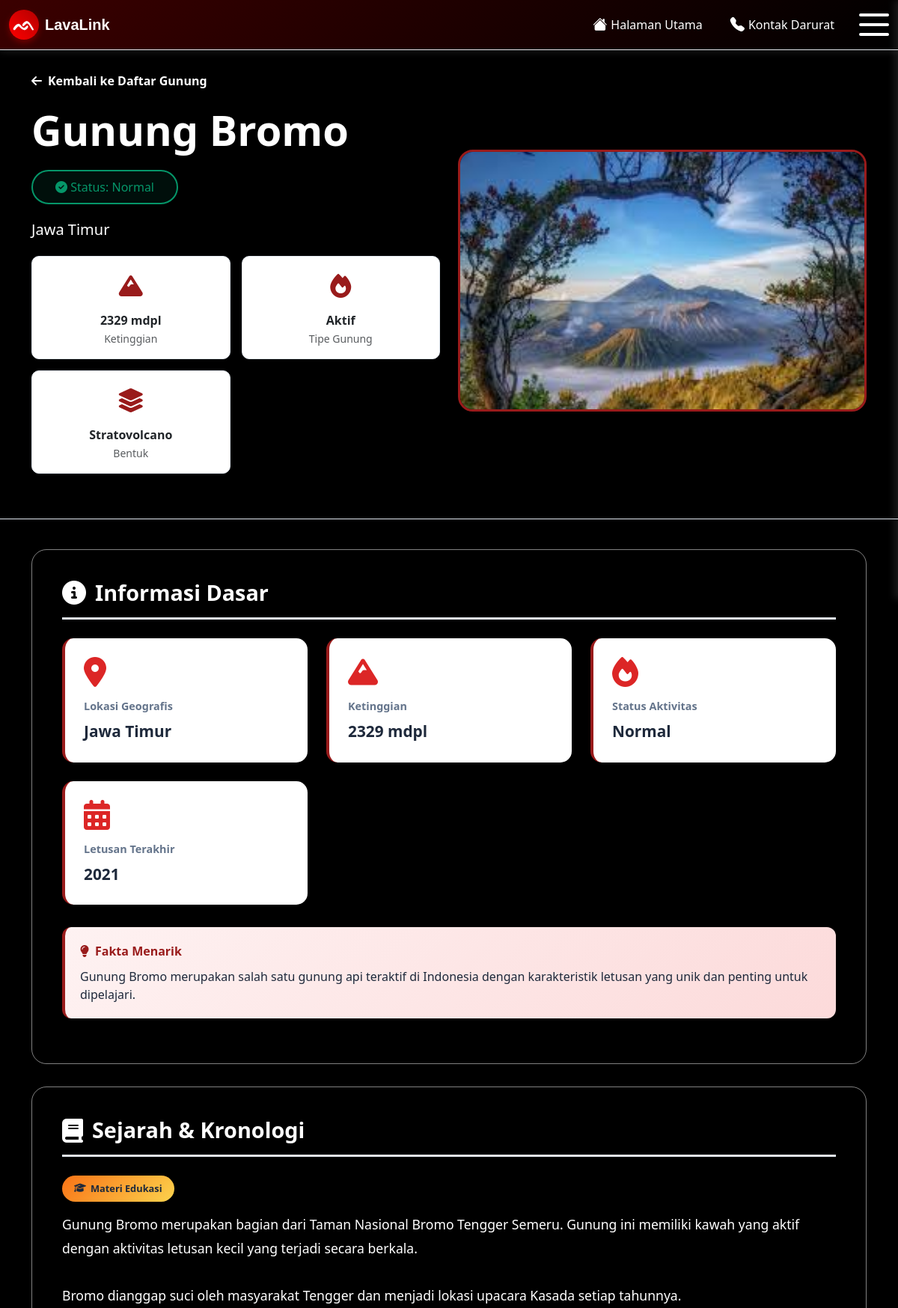
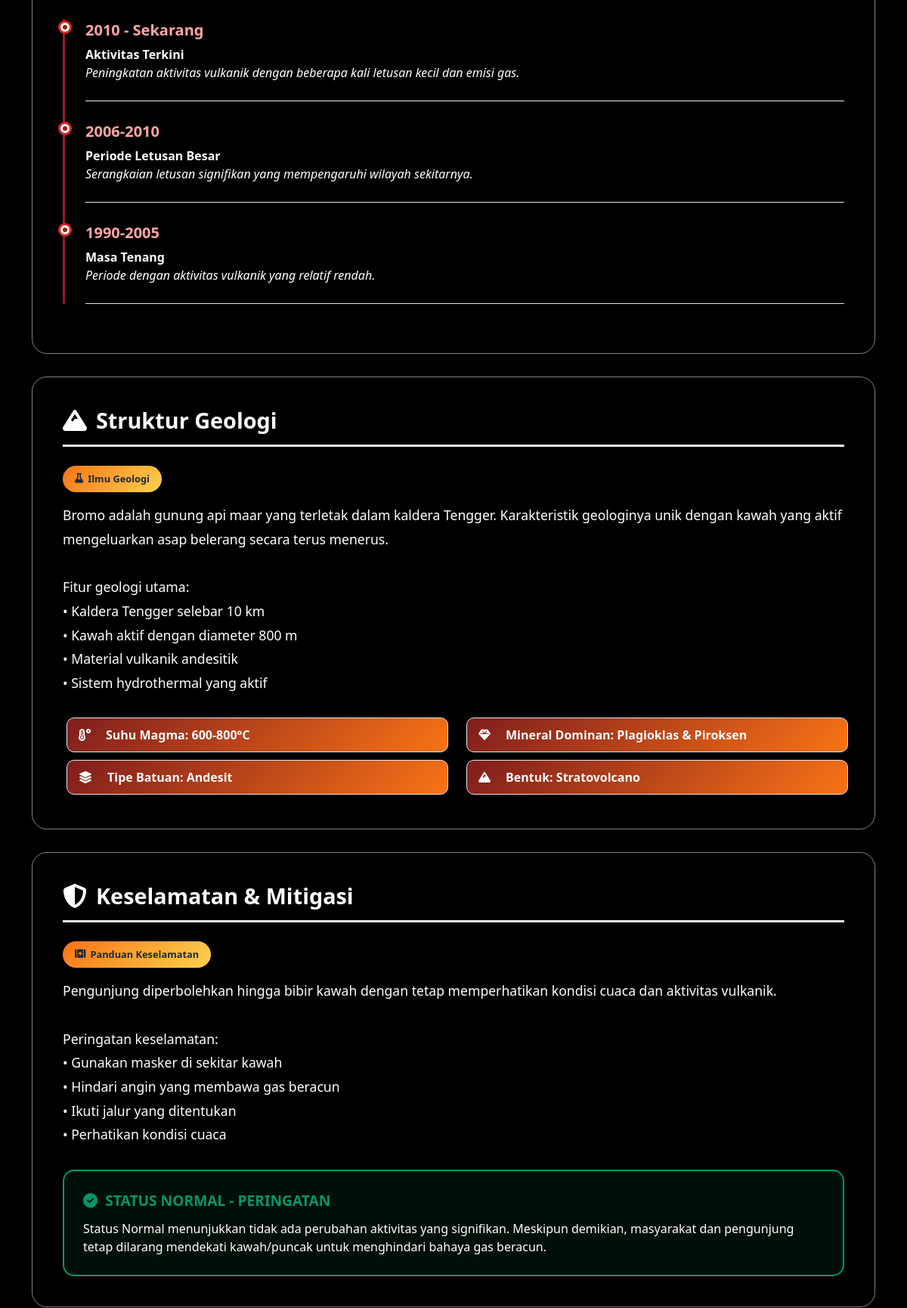
Page /detail_gunung.php?id=3 (upper part) on the committed database (2 pictures, top to bottom).
### tables this page shows
CREATE TABLE `data_gunung` (
  `id` int(11) NOT NULL,
  `nama_gunung` varchar(100) DEFAULT NULL,
  `lokasi` varchar(100) DEFAULT NULL,
  `lat` decimal(10,6) DEFAULT NULL,
  `lon` decimal(10,6) DEFAULT NULL,
  `ketinggian` int(11) DEFAULT NULL,
  `sejarah` text DEFAULT NULL,
  `geologi` text DEFAULT NULL,
  `status` varchar(20) DEFAULT NULL,
  `rekomendasi` text DEFAULT NULL,
  `jalur_evakuasi` text DEFAULT NULL,
  `zona_merah` text DEFAULT NULL,
  `zona_kuning` text DEFAULT NULL,
  `zona_hijau` text DEFAULT NULL,
  `titik_kumpul` text DEFAULT NULL,
  `gambar` varchar(255) DEFAULT NULL,
  `tipe_gunung` varchar(50) DEFAULT NULL,
  `bentuk_gunung` varchar(50) DEFAULT NULL,
  `letusan_terakhir` varchar(100) DEFAULT NULL,
  `suhu_magma` varchar(100) DEFAULT NULL,
  `tipe_batuan` varchar(100) DEFAULT NULL,
  `mineral_dominan` varchar(100) DEFAULT NULL,
  `created_at` timestamp NOT NULL DEFAULT current_timestamp(),
  `update_at` timestamp NOT NULL DEFAULT current_timestamp() ON UPDATE current_timestamp()
);

### detail_gunung.php (the view, shortened to what this page needs)
<?php
include 'koneksi.php';
$id = $_GET['id'] ?? null;
$query = "SELECT * FROM data_gunung WHERE id = ?";
$stmt = mysqli_prepare($conn, $query);
mysqli_stmt_bind_param($stmt, "i", $id);
mysqli_stmt_execute($stmt);
$result = mysqli_stmt_get_result($stmt);
$gunung = mysqli_fetch_assoc($result);
$status_class = 'tag-normal';
$status_icon = 'fas fa-check-circle';
$status_text = 'Normal';
$status_color = '#059669';
$status_bg = 'rgba(5, 150, 105, 0.1)';
?>
<!DOCTYPE html>
<html lang="id">
<head>
    <link rel="stylesheet" href="https://cdnjs.cloudflare.com/ajax/libs/font-awesome/6.4.0/css/all.min.css">
    <link rel="stylesheet" href="styles_css/detail_gunung.css">
</head>
<body style="background-color: black;">
    <header>
    </header>
    <section class="detail-hero">
        <div class="container">
            <div class="row align-items-center">
                <div class="col-lg-6">
                    <a href="info_gunung.php" class="btn-back" style="color: white;">
                        <i class="fas fa-arrow-left"></i>Kembali ke Daftar Gunung
                    </a>
                    <h1 class="display-4 fw-bold mb-3" style="color: white; padding-bottom: 15px"><?php echo $gunung['nama_gunung']; ?></h1>
                    <span class="alert" style="
                        background: <?php echo $status_bg; ?>;
                        color: <?php echo $status_color; ?>;
                        border: 2px solid <?php echo $status_color ?>; padding: 10px 30px; border-radius: 100px;
                    ">
                        <i class="<?php echo $status_icon; ?>"></i> Status: <?php echo $gunung['status']; ?>
                    </span>
                    <p style="color: white; font-size: 20px;"><br><?php echo $gunung['lokasi']; ?></p>
                    <div class="volcano-features">
                        <div class="feature-item">
                            <div class="feature-icon">
                                <i class="fas fa-mountain"></i>
                            </div>
                            <div class="fw-bold"><?php echo $gunung['ketinggian']; ?> mdpl</div>
                            <small class="text-muted">Ketinggian</small>
                        </div>
                        <div class="feature-item">
                            <div class="feature-icon">
                                <i class="fas fa-fire"></i>
                            </div>
                            <div class="fw-bold">Aktif</div>
                            <small class="text-muted">Tipe Gunung</small>
                        </div>
                        <div class="feature-item">
                            <div class="feature-icon">
                                <i class="fas fa-layer-group"></i>
                            </div>
                            <div class="fw-bold">Stratovolcano</div>
                            <small class="text-muted">Bentuk</small>
                        </div>
                    </div>
                </div>
                <div class="col-lg-6">
                    <img src="image/<?php echo $gunung['gambar']; ?>" class="volcano-image" alt="<?php echo $gunung['nama_gunung']; ?>" onerror="this.onerror=null; this.src='https://placehold.co/600x350/7f1d1d/ffffff?text=GUNUNG+API'">
                </div>
            </div>
        </div>
    </section>
    <div class="container">
        <section>
            <div class="content-section">
                <h2 class="section-title">
                    <i class="fas fa-info-circle"></i>Informasi Dasar
                </h2>
                <div class="info-grid">
                    <div class="info-card">
                        <i class="fas fa-map-marker-alt"></i>
                        <div class="info-label">Lokasi Geografis</div>
                        <div class="info-value"><?php echo $gunung['lokasi']; ?></div>
                    </div>
                    <div class="info-card">
                        <i class="fas fa-mountain"></i>
                        <div class="info-label">Ketinggian</div>
                        <div class="info-value"><?php echo $gunung['ketinggian']; ?> mdpl</div>
                    </div>
                    <div class="info-card">
                        <i class="fas fa-fire"></i>
                        <div class="info-label">Status Aktivitas</div>
                        <div class="info-value"><?php echo $gunung['status']; ?></div>
                    </div>
                    <div class="info-card">
                        <i class="fas fa-calendar-alt"></i>
                        <div class="info-label">Letusan Terakhir</div>
                        <div class="info-value"><?php echo $gunung['letusan_terakhir']; ?></div>
                    </div>
                </div>
                <div class="fact-box">
                    <div class="fact-title">
                        <i class="fas fa-lightbulb"></i>
                        Fakta Menarik
                    </div>
                    <p class="mb-0"><?php echo $gunung['nama_gunung']; ?> merupakan salah satu gunung api teraktif di Indonesia dengan karakteristik letusan yang unik dan penting untuk dipelajari.</p>
                </div>
            </div>
        </section>
        <section>
            <div class="content-section">
                <h2 class="section-title">
                    <i class="fas fa-book"></i>Sejarah & Kronologi
                </h2>
                <span class="edu-badge">
                    <i class="fas fa-graduation-cap"></i>Materi Edukasi
                </span>
                <div class="text-content">
                    <?php echo nl2br($gunung['sejarah']); ?>
                </div>
                <div class="timeline">
                    <div class="timeline-item">
                        <div class="timeline-date">2010 - Sekarang</div>
                        <div class="fw-bold">Aktivitas Terkini</div>
                        <p class="mb-0"><i>Peningkatan aktivitas vulkanik dengan beberapa kali letusan kecil dan emisi gas.</i></p>
                    </div>
                    <div class="timeline-item">
                        <div class="timeline-date">2006-2010</div>
                        <div class="fw-bold">Periode Letusan Besar</div>
                        <p class="mb-0"><i>Serangkaian letusan signifikan yang mempengaruhi wilayah sekitarnya.</i></p>
                    </div>
                    <div class="timeline-item">
                        <div class="timeline-date">1990-2005</div>
                        <div class="fw-bold">Masa Tenang</div>
                        <p class="mb-0"><i>Periode dengan aktivitas vulkanik yang relatif rendah.</i></p>
                    </div>
                </div>
            </div>
        </section>
        <section>
            <div class="content-section">
                <h2 class="section-title">
                    <i class="fas fa-mountain"></i>Struktur Geologi
                </h2>
                <span class="edu-badge">
                    <i class="fas fa-flask"></i>Ilmu Geologi
                </span>
                <div class="text-content">
                    <?php echo nl2br($gunung['geologi']); ?>
                </div>
                <div class="row mt-4">
                    <div class="col-md-6">
                        <div class="stat-badge">
                            <i class="fas fa-temperature-high"></i>
                            Suhu Magma: <?php echo ($gunung['suhu_magma']); ?>
                        </div>
                        <div class="stat-badge">
                            <i class="fas fa-layer-group"></i>
                            Tipe Batuan: <?php echo ($gunung['tipe_batuan']); ?>
                        </div>
                    </div>
                    <div class="col-md-6">
                        <div class="stat-badge">
                            <i class="fas fa-gem"></i>
                            Mineral Dominan: <?php echo ($gunung['mineral_dominan']); ?>
                        </div>
                        <div class="stat-badge">
                            <i class="fas fa-mountain"></i>
                            Bentuk: <?php echo ($gunung['bentuk_gunung']); ?>
                        </div>
                    </div>
                </div>
            </div>
        </section>
        <section>
            <div class="content-section">
                <h2 class="section-title">
                    <i class="fas fa-shield-alt"></i>Keselamatan & Mitigasi
                </h2>
                <span class="edu-badge">
                    <i class="fas fa-first-aid"></i>Panduan Keselamatan
                </span>
                <div class="text-content">
                    <?php echo nl2br($gunung['rekomendasi']); ?>
                </div>
                <div class="alert-box" style="
                    background: <?php echo $status_bg; ?>;
                    border: 2px solid <?php echo $status_color; ?>;
                ">
                    <div class="alert-title" style="color: <?php echo $status_color; ?>;">
                        <i class="<?php echo $status_icon; ?>"></i>
                        STATUS <?php echo strtoupper($status_text); ?> - PERINGATAN
                    </div>
                    <p class="mb-0" style="color:white">
                        <?php if ($status_class == 'tag-siaga'): ?>
                            Status Siaga menunjukkan adanya peningkatan aktivitas vulkanik yang nyata. Masyarakat di wilayah terdampak harus meningkatkan kewaspadaan, berada di luar radius bahaya yang ditetapkan, dan mengikuti instruksi evakuasi dari pemerintah daerah.
                        <?php elseif ($status_class == 'tag-waspada'): ?>
                            Status Waspada menandakan mulai terjadinya peningkatan aktivitas di atas normal. Masyarakat di sekitar gunung diimbau untuk tetap tenang, tidak mendekati area kawah, dan selalu memantau perkembangan informasi resmi.
                        <?php elseif ($status_class == 'tag-awas'): ?>
                            Status Awas adalah tingkat peringatan tertinggi dan mengindikasikan bahwa letusan besar kemungkinan akan terjadi dalam waktu dekat. Seluruh masyarakat di area rawan bencana (KRB) wajib segera mengevakuasi diri ke lokasi aman.
                        <?php else: ?>
                            Status Normal menunjukkan tidak ada perubahan aktivitas yang signifikan. Meskipun demikian, masyarakat dan pengunjung tetap dilarang mendekati kawah/puncak untuk menghindari bahaya gas beracun.
                        <?php endif; ?>
                    </p>
                </div>
            </div>
        </section>
    </div>
</body>
</html>

### styles_css/navbar.css (style rules this page uses)
#custom-navbar { background: linear-gradient(135deg, #3b0000ff 0%, #000000ff 100%); box-shadow: 0 2px 10px rgba(255, 255, 255, 0.1); border-bottom: 1px solid #dee2e6; transition: all 0.3s ease; animation: navbarFadeIn 0.8s ease-out; position: fixed; top: 0px; z-index: 9999; }
.navbar-brand { font-family: 'Arial', sans-serif; color: #574949ff; transition: transform 0.3s ease; }
.logo-sb { background: linear-gradient(45deg, #ff0000ff, #b30000ff); color: white; font-weight: bold; font-size: 1.5rem; width: 40px; height: 40px; display: flex; align-items: center; justify-content: center; border-radius: 50%; box-shadow: 0 4px 8px rgba(255, 0, 0, 0.3); transition: all 0.3s ease; }
.icon-btn-custom { display: inline-flex; align-items: center; justify-content: center; padding: 8px 12px; margin: 0 5px; color: #ffffffff; background: transparent; border: none; border-radius: 8px; transition: all 0.3s ease; position: relative; overflow: hidden; animation: fadeInUp 0.6s ease-out; }
.icon-btn-custom::before { content: ''; position: absolute; top: 0; left: -100%; width: 100%; height: 100%; background: linear-gradient(90deg, transparent, rgba(255, 0, 0, 0.2), transparent); transition: left 0.5s ease; }
.icon-btn-custom i { font-size: 1.2rem; margin-right: 5px; }
.icon-btn-custom span { font-weight: 500; }
#burgermenu { cursor: pointer; width: 40px; height: 30px; display: flex; flex-direction: column; justify-content: space-between; z-index: 110; background-color: black; }
.line { transition: 500ms; width: 100%; height: 4px; background-color: #ffffffff; border-radius: 1rem; }

### styles_css/footer.css (style rules this page uses)
body { display: flex; flex-direction: column; overflow-x: hidden; background: #F5F7FA; min-height: 100vh; margin: 0; }

### rows in the picture
data_gunung: nama_gunung "Gunung Bromo", status "Normal", lokasi "Jawa Timur", ketinggian "2329", gambar (picture), letusan_terakhir "2021", sejarah "Gunung Bromo merupakan bagian dari Taman Nasional Bromo Tengger Semeru. Gunung ini memiliki kawah yang aktif dengan aktivitas letusan kecil yang terjadi secara berkala. Bromo dianggap suci oleh masyarakat Tengger dan menjadi lokasi upacara Kasada setiap tahunnya.", geologi "Bromo adalah gunung api maar yang terletak dalam kaldera Tengger. Karakteristik geologinya unik dengan kawah yang aktif mengeluarkan asap belerang secara terus menerus. Fitur geologi utama: • Kaldera Tengger selebar 10 km • Kawah aktif dengan diameter 800 m • Material vulkanik andesitik • Sistem hydrothermal yang aktif", suhu_magma "600-800°C", tipe_batuan "Andesit", mineral_dominan "Plagioklas & Piroksen", bentuk_gunung "Stratovolcano", rekomendasi "Pengunjung diperbolehkan hingga bibir kawah dengan tetap memperhatikan kondisi cuaca dan aktivitas vulkanik. Peringatan keselamatan: • Gunakan masker di sekitar kawah • Hindari angin yang membawa gas beracun • Ikuti jalur yang ditentukan • Perhatikan kondisi cuaca"

### other values in the picture
$status_text "NORMAL"
